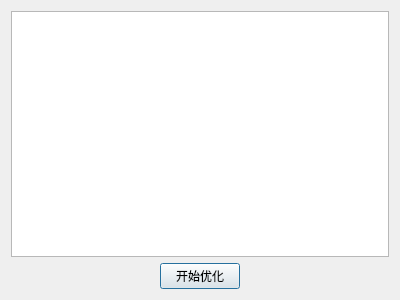
<?xml version="1.0" encoding="UTF-8"?>
<ui version="4.0">
 <class>OptimizedDesignDlg</class>
 <widget class="QDialog" name="OptimizedDesignDlg">
  <property name="geometry">
   <rect>
    <x>0</x>
    <y>0</y>
    <width>400</width>
    <height>300</height>
   </rect>
  </property>
  <property name="windowTitle">
   <string>优化设计</string>
  </property>
  <layout class="QVBoxLayout" name="verticalLayout">
   <item>
    <widget class="QTextEdit" name="textEdit"/>
   </item>
   <item>
    <layout class="QHBoxLayout" name="horizontalLayout">
     <item>
      <spacer name="horizontalSpacer">
       <property name="orientation">
        <enum>Qt::Horizontal</enum>
       </property>
       <property name="sizeHint" stdset="0">
        <size>
         <width>40</width>
         <height>20</height>
        </size>
       </property>
      </spacer>
     </item>
     <item>
      <widget class="QPushButton" name="pushButton">
       <property name="text">
        <string>开始优化</string>
       </property>
      </widget>
     </item>
     <item>
      <spacer name="horizontalSpacer_2">
       <property name="orientation">
        <enum>Qt::Horizontal</enum>
       </property>
       <property name="sizeHint" stdset="0">
        <size>
         <width>40</width>
         <height>20</height>
        </size>
       </property>
      </spacer>
     </item>
    </layout>
   </item>
  </layout>
 </widget>
 <resources/>
 <connections/>
</ui>
